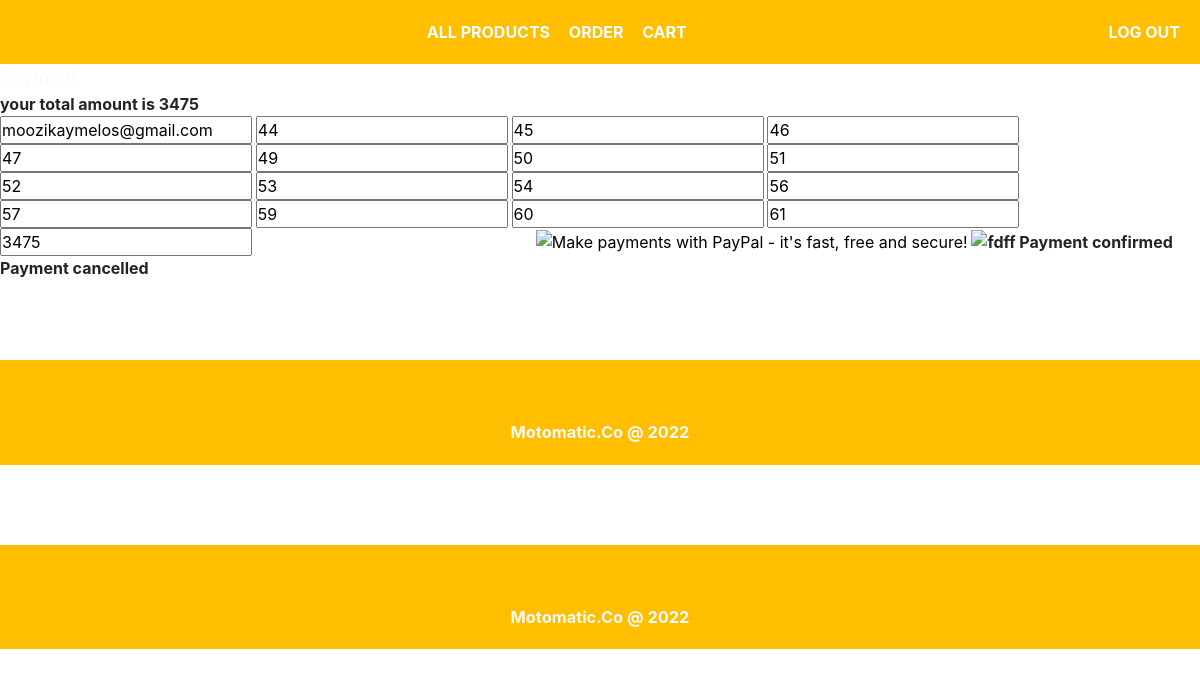
The app's page /PAYPAL.php, older data.
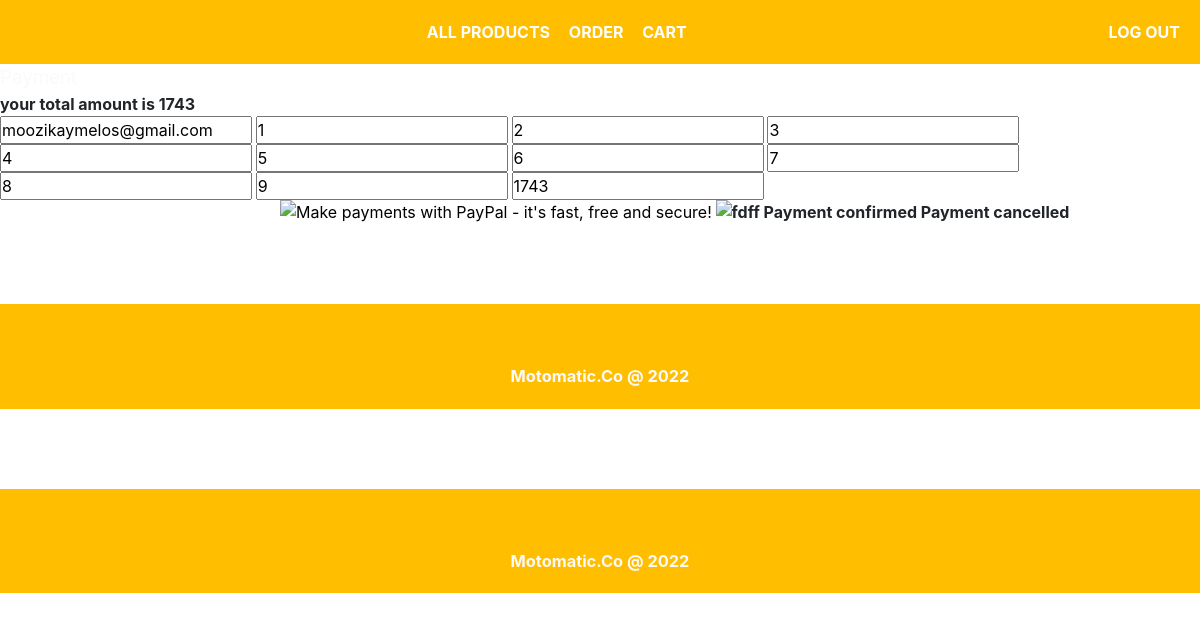
The same page, newer data.
### tables this page shows
CREATE TABLE `orders` (
  `id` int(11) NOT NULL,
  `user_id` text NOT NULL,
  `name` varchar(255) NOT NULL,
  `email` varchar(255) NOT NULL,
  `phone` varchar(255) NOT NULL,
  `address` varchar(255) NOT NULL,
  `pmode` varchar(255) NOT NULL,
  `products` varchar(255) NOT NULL,
  `amount_paid` varchar(255) NOT NULL,
  `status` varchar(255) NOT NULL
);

### PAYPAL.php (the view, shortened to what this page needs)
<!DOCTYPE html>
<html>
<head>
	<link  rel="stylesheet" href="style1.css">
		<link rel="stylesheet" href="https://cdnjs.cloudflare.com/ajax/libs/font-awesome/4.7.0/css/font-awesome.min.css">
</head>
<body>
	<div class="header" >
	<div class="container">
	<div class="navbar">
		<nav><center>
						<ul id="MenuItems"><b>
						 <li><a href="AvailPro.php">ALL PRODUCTS</a></li>
						 <li><a href="order.php">ORDER </a></li>
						 <li><a href="cart.php">CART
							 </ul>
				</nav>
	   <a href="logout.php"> LOG OUT
	   </a>
	</div>
	</div>
	</div>
	 <div id="body">
                        <h3>Payment</h3>
                        <div class="hero-unit-table">
                        <?php
						  $conn = mysqli_connect("localhost", "root", "", "motomaticdb");
                                $result = mysqli_query($conn, "SELECT sum(amount_paid) FROM orders  ") or die(mysqli_error());
                                while ($rows = mysqli_fetch_array($result)) {
                        $total = $rows['sum(amount_paid)'];
                           echo 'your total amount is ','',$total;
								}
                                        ?>
						 <form action="https://www.sandbox.paypal.com/cgi-bin/webscr"  method="post">
                            <input type="text" name="business" value="moozikaymelos@gmail.com" />
                               <?php
                                    $cart_table = mysqli_query($conn, "select  * from orders") or die(mysqli_error());
                                    $cart_count = mysqli_num_rows($cart_table);
                                    while ($cart_row = mysqli_fetch_array($cart_table)) {
                                        $product_query = mysqli_query($conn, "select * from orders ") or die(mysqli_error());
                                        ?>
                           <input type="number" name="item_number" value="<?php       $order_id = $cart_row['id']; echo $order_id ?>" />
                           <?php } ?>
                            <?php
                            if ($cart_count != 0) {
                                $result = mysqli_query($conn, "SELECT sum(amount_paid) FROM orders ") or die(mysqli_error());
                                while ($rows = mysqli_fetch_array($result)) {
                                    ?>
                                    <input type="text" name="amount" value="<?php echo $rows['sum(amount_paid)']; ?>" />
                                <?php }
                            } ?>
                            <input type="image" src="paypal_button.png" border="0" name="submit" alt="Make payments with PayPal - it's fast, free and secure!" style="margin-left: 280px;" class="img-rounded" />
                            <img alt="fdff" border="0" src="paypal_button.png" width="1" height="1" />
                            Payment confirmed
                            Payment cancelled
                        </form>
                    </div>
                    </div>
<div class="footer">
		<h3><b> Motomatic.Co @ 2022</b></h3>
</div>
</body>
</html>
<div class="footer">
		<h3><b> Motomatic.Co @ 2022</b></h3>
</div>
</body>
</html>

### css/style1.css (style rules this page uses)
* { margin: 0; padding: 0; box-sizing: border-box; }
.navbar { display: flex; justify-content: space-between; padding: 20px; }
nav { flex: 1; text-align: right; }
nav ul { display: inline-block; list-style-type: none; }
nav ul li { display: inline-block; margin-right: 15px; }
a { text-decoration: none; color: white; }
.container { max-width: 1300px; margin: auto; padding-left: 0px; padding-right: 0px; }
.header { background: #FFBF00; }
h3 { color: rgb(252, 249, 249); font-weight: normal }
.footer { margin-bottom: 5px; margin-top: 80px; background: #FFBF00; color: black; font-size: 14px; padding: 60px 0 20px; text-align: center; }
button, input { overflow: visible; }
button, input, optgroup, select, textarea { margin: 0; font-family: inherit; font-size: inherit; line-height: inherit; }
b, strong { font-weight: bolder; }
body { margin: 0; font-family: -apple-system, BlinkMacSystemFont, "Segoe UI", Roboto, "Helvetica Neue", Arial, "Noto Sans", sans-serif, "Apple Color Emoji", "Segoe UI Emoji", "Segoe UI Symbol", "Noto Color Emoji"; font-size: 1rem; font-weight: 400; line-height: 1.5; color: #212529; text-align: left; background-color: #fff; }

Row changes from the older to the newer data that the page shows:
removed orders: item_number "44"
removed orders: item_number "45"
removed orders: item_number "46"
removed orders: item_number "47"
removed orders: item_number "49"
removed orders: item_number "50"
removed orders: item_number "51"
removed orders: item_number "52"
removed orders: item_number "53"
removed orders: item_number "54"
removed orders: item_number "56"
removed orders: item_number "57"
removed orders: item_number "59"
removed orders: item_number "60"
removed orders: item_number "61"
added orders: item_number "1"
added orders: item_number "2"
added orders: item_number "3"
added orders: item_number "4"
added orders: item_number "5"
added orders: item_number "6"
added orders: item_number "7"
added orders: item_number "8"
added orders: item_number "9"
Text that changed along with them:
form field amount: "3475" → "1743"
new list line: "your total amount is 1743"
list line gone: "your total amount is 3475"
